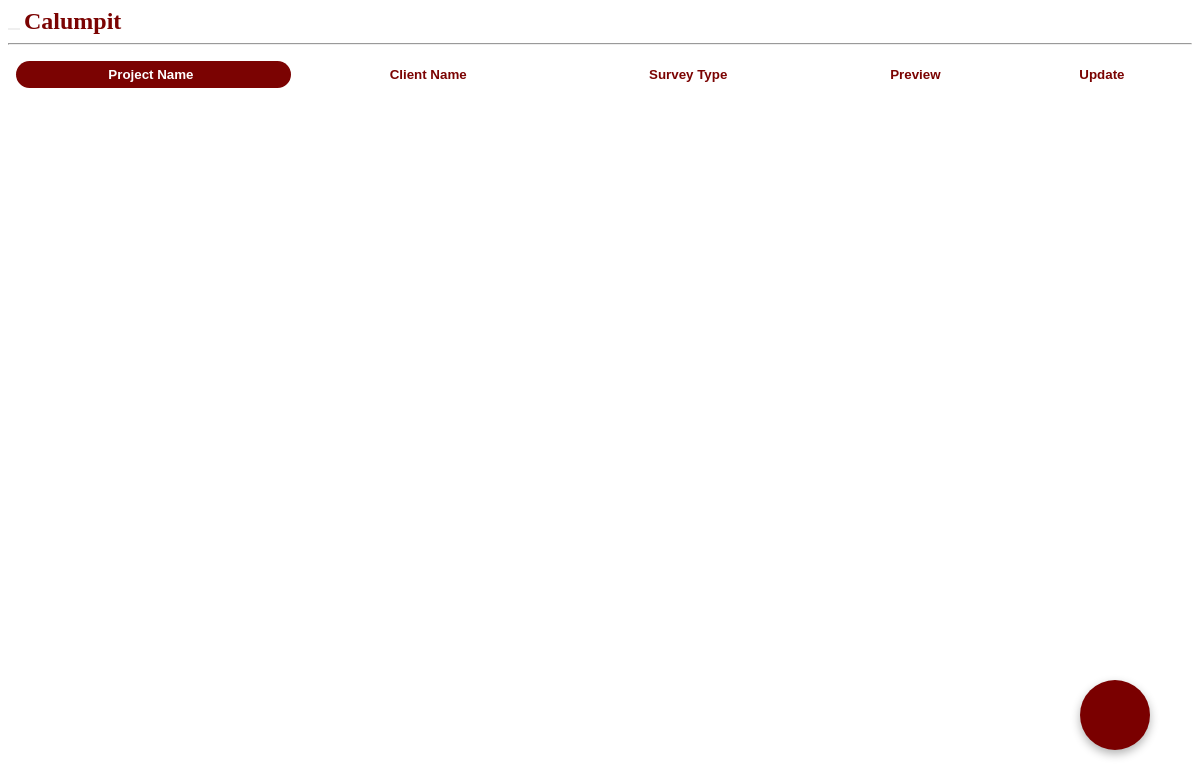
The page /project_list.php?municipality=Calumpit on the database as committed earlier.
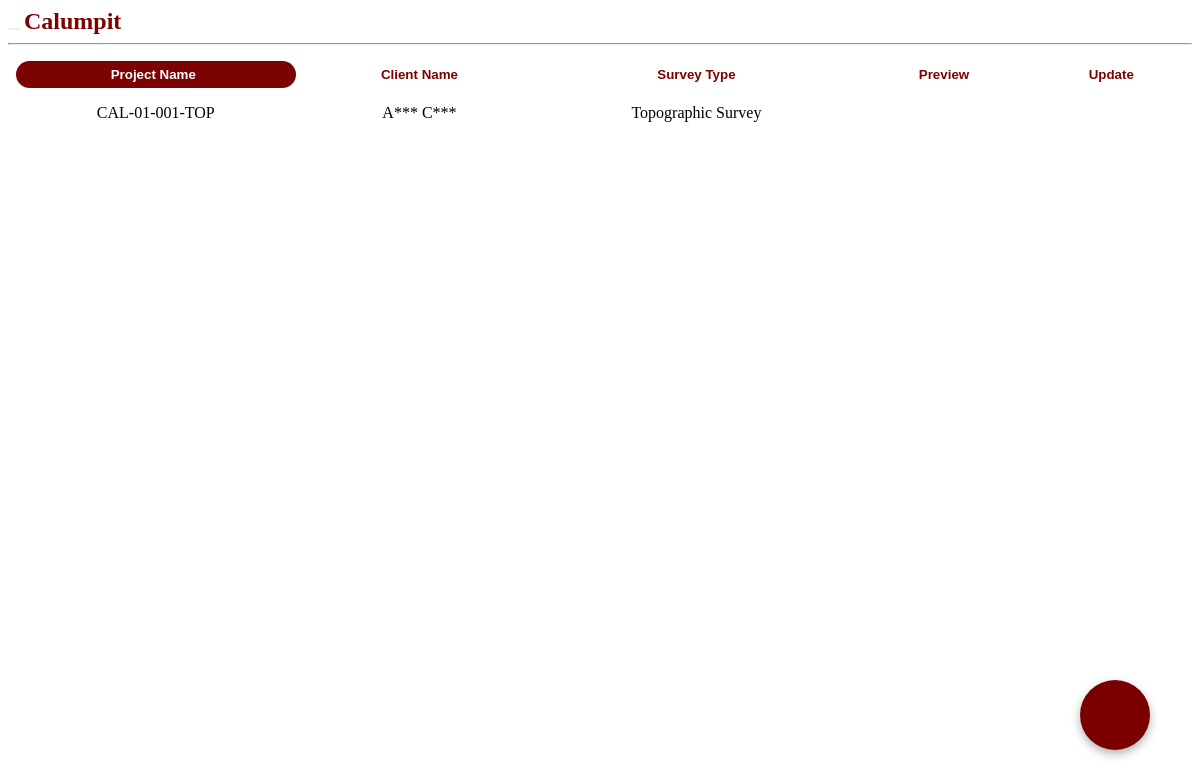
The same page on the database as committed later.
### tables this page shows
CREATE TABLE `project` (
  `ProjectID` varchar(20) NOT NULL,
  `AddressID` varchar(20) NOT NULL,
  `LotNo` varchar(50) NOT NULL,
  `ClientLName` varchar(50) NOT NULL,
  `ClientFName` varchar(50) NOT NULL,
  `SurveyType` enum('Relocation Survey','Verification Survey','Subdivision Survey','Consolidation Survey','Topographic Survey','AS-Built Survey','Sketch Plan / Vicinity Map','Land Titling / Transfer','Real Estate') NOT NULL,
  `DigitalLocation` varchar(255) NOT NULL,
  `SurveyStartDate` date NOT NULL,
  `SurveyEndDate` date DEFAULT NULL,
  `Agent` varchar(255) DEFAULT NULL,
  `RequestType` enum('For Approval','Sketch Plan') NOT NULL,
  `Approval` enum('LRA','PSD','CSD') DEFAULT NULL,
  `ProjectStatus` varchar(20) NOT NULL,
  `StorageStatus` varchar(20) DEFAULT NULL,
  `ProjectQR` varchar(255) NOT NULL
);

### project_list.php (the view, shortened to what this page needs)
<link rel="stylesheet" href="css/project_list.css">
<?php
include 'server/server.php';
$municipality = isset($_GET['municipality']) ? $_GET['municipality'] : '';
$sql = "SELECT
            p.ProjectID,
            p.LotNo,
            p.ClientFName,
            p.ClientLName,
            p.SurveyType,
            p.Agent,
            p.SurveyStartDate,
            p.SurveyEndDate,
            p.Approval,
            p.RequestType,
            a.Address AS StreetAddress,
            a.Barangay,
            a.Municipality,
            a.Province
        FROM project p
        JOIN address a ON p.AddressID = a.AddressID";
if (!empty($municipality)) {
    $sql .= " WHERE a.Municipality = ?";
    $stmt = $conn->prepare($sql);
    $stmt->bind_param("s", $municipality);
    $stmt->execute();
    $result = $stmt->get_result();
} else {
    $result = $conn->query($sql);
}
$projects = [];
if ($result && $result->num_rows > 0) {
    while ($row = $result->fetch_assoc()) {
        $projects[] = $row;
    }
}
?>
<?php
function formatAddress($street, $barangay, $municipality, $province)
{
    $parts = array_filter([
        $street,
        $barangay,
        $municipality,
        $province
    ]);
    return implode(', ', $parts);
}
?>
<?php
function maskName($fname, $lname)
{
    $maskedF = strlen($fname) > 0 ? $fname[0] . '***' : '';
    $maskedL = strlen($lname) > 0 ? $lname[0] . '***' : '';
    return $maskedF . ' ' . $maskedL;
}
?>
<div class="topbar">
    <button type="button" id="list-back-btn" class="fa fa-arrow-left" data-page="documents.php"></button>
    <span>
        <?= !empty($municipality) ? htmlspecialchars($municipality) : "Project List" ?>
    </span>
</div>
<hr class="top-line" />
<table class="projectlist-table" id="projectTable">
    <thead>
        <tr>
            <th><button class="sort-btn active-sort" onclick="sortTable(0, this)">Project Name </button></th>
            <th><button class="sort-btn" onclick="sortTable(1, this)">Client Name</button></th>
            <th><button class="sort-btn" onclick="sortTable(2, this)">Survey Type</button></th>
            <th><button class="sort-btn">Preview</button></th>
            <th><button class="sort-btn">Update</button></th>
        </tr>
    </thead>
    <tbody>
        <?php foreach ($projects as $project): ?>
            <tr ondblclick="handleRowDoubleClick(this)" onclick="highlightRow(this)"
                data-projectid="<?= htmlspecialchars($project['ProjectID'], ENT_QUOTES) ?>"
                data-lotno="<?= htmlspecialchars($project['LotNo'], ENT_QUOTES) ?>"
                data-clientfullname="<?= htmlspecialchars($project['ClientFName'] . ' ' . $project['ClientLName'], ENT_QUOTES) ?>"
                data-agent="<?= htmlspecialchars($project['Agent'] ?? 'not available', ENT_QUOTES) ?>" data-surveyperiod="<?= htmlspecialchars(
                         date('F j, Y', strtotime($project['SurveyStartDate'])) . ' - ' . date('F j, Y', strtotime($project['SurveyEndDate'])),
                         ENT_QUOTES
                     ) ?>" data-address="<?= htmlspecialchars(formatAddress(
                          $project['StreetAddress'] ?? '',
                          $project['Barangay'] ?? '',
                          $project['Municipality'] ?? '',
                          $project['Province'] ?? ''
                      ), ENT_QUOTES) ?>" data-approval="<?= htmlspecialchars($project['Approval'] ?? '', ENT_QUOTES) ?>"
                data-requesttype="<?= htmlspecialchars($project['RequestType'] ?? '', ENT_QUOTES) ?>">
                <td class="row-first"><?= htmlspecialchars($project['ProjectID']) ?></td>
                <td><?= htmlspecialchars(maskName($project['ClientFName'], $project['ClientLName'])) ?></td>
                <td><?= htmlspecialchars($project['SurveyType']) ?></td>
                <td><button class="preview-btn fa fa-eye"></button></td>
                <td class="row-last">
                    <button class="update-btn fa fa-edit"
                        data-projectid="<?= htmlspecialchars($project['ProjectID'], ENT_QUOTES) ?>"
                        onclick="redirectToUpdate(this)">
                    </button>
                </td>
            </tr>
        <?php endforeach; ?>
    </tbody>
</table>
<div class="floating-add-project" data-page="upload.php">
</div>

### css/project_list.css (style rules this page uses)
.topbar span { font-size: 2cqw; color: #7B0302; font-weight: 700; }
.floating-add-project { position: fixed; bottom: 50px; right: 50px; background-color: #7a0000; border-radius: 50%; width: 70px; height: 70px; display: flex; justify-content: center; align-items: center; cursor: pointer; box-shadow: 0 4px 10px rgba(0, 0, 0, 0.3); z-index: 50; transition: transform 0.3s ease; }
.projectlist-table { width: 100%; border-collapse: collapse; }
.projectlist-table th, .projectlist-table td { padding: 8px; text-align: left; }
.projectlist-table td { text-align: center; padding: 8px; }
.sort-btn { width: 100%; background: transparent; border: none; color: #7B0302; font-weight: bold; cursor: pointer; padding: 6px; transition: background 0.3s, color 0.3s; }
.sort-btn.active-sort { background-color: #7B0302; color: white; border-radius: 4cqw; }
.preview-btn { color: black; cursor: pointer; font-size: 1.25cqw; transition: color 0.3s; border: none; background-color: transparent; }
.update-btn { color: black; cursor: pointer; font-size: 1.25cqw; transition: color 0.3s; border: none; background-color: transparent; }
#projectTable tbody tr { cursor: pointer; border-radius: 10cqw; }
.row-first { border-top-left-radius: 5cqw; border-bottom-left-radius: 5cqw; }
.row-last { border-top-right-radius: 5cqw; border-bottom-right-radius: 5cqw; }
#list-back-btn { font-size: 2vw; border: none; color: #7B0302; cursor: pointer; transition: color 0.3s; }

Rows that differ between the two databases and show on the page:
added project: ProjectID "CAL-01-001-TOP", ClientFName+ClientLName "A*** C***", SurveyType "Topographic Survey"
